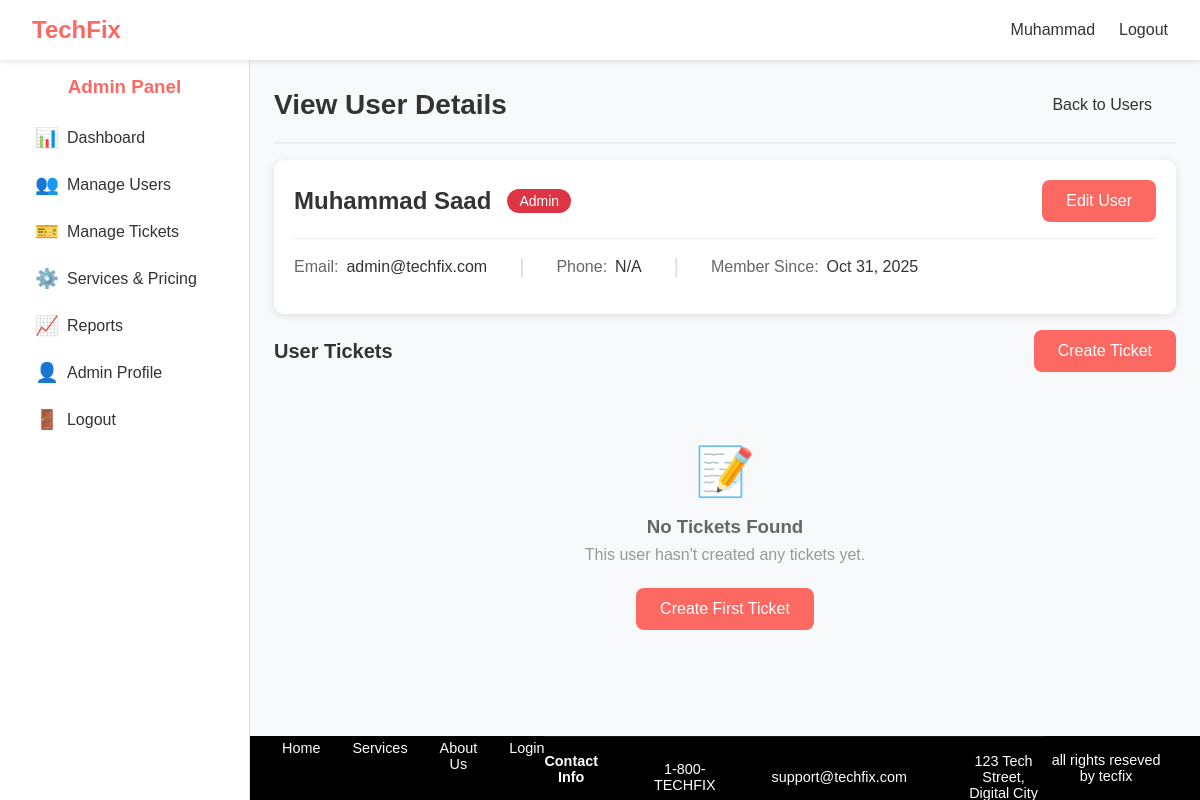
The page /admin/view_user.php?id=1 (signed in) on the database its author committed.
### tables this page shows
CREATE TABLE users (
    id INT AUTO_INCREMENT PRIMARY KEY,
    first_name VARCHAR(100) NOT NULL,
    last_name VARCHAR(100),
    email VARCHAR(150) NOT NULL UNIQUE,
    password VARCHAR(255) NOT NULL,
    phone VARCHAR(20),
    role ENUM('user', 'admin') DEFAULT 'user',
    profile_img VARCHAR(255) DEFAULT 'default.png',
    created_at TIMESTAMP DEFAULT CURRENT_TIMESTAMP,
    updated_at TIMESTAMP NULL ON UPDATE CURRENT_TIMESTAMP
);

### admin/view_user.php (the view, shortened to what this page needs)
<?php
require_once '../includes/db_connect.php';
$user_id = (int) $_GET['id'];
$sql = "SELECT * FROM users WHERE id = '$user_id'";
$result = mysqli_query($conn, $sql);
$user = mysqli_fetch_assoc($result);
$ticket_sql = "SELECT id, image, category, type, description, status, created_at
               FROM tickets
               WHERE user_id = '$user_id'
               ORDER BY created_at DESC";
$ticket_result = mysqli_query($conn, $ticket_sql);
include '../includes/head.php';
?>
<body>
    <?php include '../includes/header.php'; ?>
    <div class="dashboard-wrapper">
        <?php include 'sidebar.php'; ?>
        <div class="main-content view-user">
            <div class="user-top-bar">
                <div class="title-section">
                    <h1>View User Details</h1>
                </div>
                <div class="back-button">
                    <a href="manage_users.php" class="btn btn-secondary">
                        <i class="fas fa-arrow-left"></i> Back to Users
                    </a>
                </div>
            </div>
            <div class="user-info-section">
                <div class="user-header">
                    <div class="name-and-role">
                        <h2><?php echo htmlspecialchars($user['first_name'] . ' ' . $user['last_name']); ?></h2>
                        <span class="role-badge role-<?php echo strtolower($user['role']); ?>">
                            <?php echo ucfirst(htmlspecialchars($user['role'])); ?>
                        </span>
                    </div>
                    <div class="edit-button">
                        <a href="update_user.php?id=<?php echo $user_id; ?>" class="btn btn-primary">
                            <i class="fas fa-edit"></i> Edit User
                        </a>
                    </div>
                </div>
                <div class="user-details-bar">
                    <div class="detail-item">
                        <span class="label">Email:</span>
                        <span class="value"><?php echo htmlspecialchars($user['email']); ?></span>
                    </div>
                    <div class="detail-separator">|</div>
                    <div class="detail-item">
                        <span class="label">Phone:</span>
                        <span class="value"><?php echo htmlspecialchars($user['phone'] ?? 'N/A'); ?></span>
                    </div>
                    <div class="detail-separator">|</div>
                    <div class="detail-item">
                        <span class="label">Member Since:</span>
                        <span class="value"><?php echo date('M d, Y', strtotime($user['created_at'])); ?></span>
                    </div>
                </div>
            </div>
            <div class="tickets-section">
                <div class="section-header">
                    <h2>User Tickets</h2>
                    <a href="create_ticket.php?user_id=<?php echo $user_id; ?>" class="btn btn-primary">
                        <i class="fas fa-plus"></i> Create Ticket
                    </a>
                    </div>
                </div>
                <?php if ($ticket_result && mysqli_num_rows($ticket_result) > 0): ?>
                    <div class="table-container">
                        <table class="data-table">
                            <thead>
                                <tr>
                                    <th>ID</th>
                                    <th>Category</th>
                                    <th>Service</th>
                                    <th>Description</th>
                                    <th>Image</th>
                                    <th>Status</th>
                                    <th>Created</th>
                                    <th>Actions</th>
                                </tr>
                            </thead>
                            <tbody>
                                <?php while ($ticket = mysqli_fetch_assoc($ticket_result)): ?>
                                    <tr>
                                        <td>#<?php echo htmlspecialchars($ticket['id']); ?></td>
                                        <td><?php echo htmlspecialchars($ticket['category']); ?></td>
                                        <td><?php echo htmlspecialchars($ticket['type']); ?></td>
                                        <td><div class="description-preview" title="<?php echo htmlspecialchars($ticket['description']); ?>"><?php echo htmlspecialchars($ticket['description']); ?></div></td>
                                        <td>
                                            <?php if (!empty($ticket['image'])): ?>
                                                <img src="../uploads/tickets/<?php echo htmlspecialchars($ticket['image']); ?>" alt="Ticket Image" class="ticket-image" onclick="window.open(this.src)" />
                                            <?php else: ?>
                                                <span class="no-image">N/A</span>
                                            <?php endif; ?>
                                        </td>
                                        <td><span class="status-badge status-<?php echo strtolower($ticket['status']); ?>"><?php echo ucfirst(htmlspecialchars($ticket['status'])); ?></span></td>
                                        <td><?php echo date('M d, Y', strtotime($ticket['created_at'])); ?></td>
                                        <td class="action-buttons">
                                            <a href="view_ticket.php?id=<?php echo $ticket['id']; ?>" class="btn-small btn-view" title="View"><i class="fas fa-eye"></i>View</a>
                                            <a href="update_ticket.php?id=<?php echo $ticket['id']; ?>" class="btn-small btn-edit" title="Edit"><i class="fas fa-edit"></i>Update</a>
                                            <a href="#" onclick="deleteTicket(<?php echo $ticket['id']; ?>)" class="btn-small btn-danger" title="Delete"><i class="fas fa-trash"></i>Delete</a>
                                        </td>
                                    </tr>
                                <?php endwhile; ?>
                            </tbody>
                        </table>
                    </div>
                <?php else: ?>
                    <div class="empty-state">
                        <div class="empty-icon">📝</div>
                        <h3>No Tickets Found</h3>
                        <p>This user hasn't created any tickets yet.</p>
                        <a href="create_ticket.php?user_id=<?php echo $user_id; ?>" class="btn btn-primary">Create First Ticket</a>
                    </div>
                <?php endif; ?>
            </div>
        </div>
    <div id="deleteModal" class="modal">
        <div class="modal-content">
            <h2>Delete Ticket</h2>
            <p>Are you sure you want to delete this ticket? This action cannot be undone.</p>
            <div class="modal-actions">
                <button onclick="confirmDelete()" class="btn btn-danger">Delete</button>
                <button onclick="closeModal()" class="btn btn-secondary">Cancel</button>
            </div>
        </div>
    </div>
    <?php include '../includes/footer.php'; ?>
</body>
</html>

### css/style.css (style rules this page uses)
* { margin: 0; padding: 0; box-sizing: border-box; font-family: 'Poppins', sans-serif; }
body { min-height: 100vh; display: flex; flex-direction: column; background: #f5f7fa; color: #333; }
body:not(.landing-page) { overflow: hidden; }
.dashboard-wrapper { display: flex; flex: 1; margin-top: 60px; height: calc(100vh - 60px); margin-left: 250px; }
.main-content { flex: 1; padding: 2rem; overflow-y: auto; background: #f8f9fa; position: fixed; top: 60px; left: 250px; right: 0; bottom: 60px; }
.btn { display: inline-flex; align-items: center; padding: 0.75rem 1.5rem; border: none; border-radius: 8px; font-size: 1rem; font-weight: 500; cursor: pointer; transition: all 0.3s ease; text-decoration: none; }
.btn-primary { background: rgb(251, 105, 98); color: white; }
.btn-secondary { background: #f8f9fa; color: #333; }
.btn-danger { background: #dc3545; color: white; }
.empty-state { text-align: center; padding: 3rem 1rem; }
.empty-icon { font-size: 3rem; margin-bottom: 1rem; color: #ddd; }
.empty-state h3 { color: #666; margin-bottom: 0.5rem; }
.empty-state p { color: #999; margin-bottom: 1.5rem; }
.role-badge { padding: 0.25rem 0.75rem; border-radius: 20px; font-size: 0.875rem; font-weight: 500; }
.role-admin { background: #dc3545; color: white; }
.view-user { padding: 1.5rem; display: flex; flex-direction: column; height: 100%; }
.user-top-bar { display: flex; justify-content: space-between; align-items: center; padding-bottom: 1rem; margin-bottom: 1rem; border-bottom: 2px solid #eee; }
.user-top-bar h1 { font-size: 1.75rem; color: #333; margin: 0; }
.user-info-section { background: white; border-radius: 10px; padding: 1.25rem; margin-bottom: 1rem; box-shadow: 0 2px 8px rgba(0,0,0,0.1); }
.user-header { display: flex; justify-content: space-between; align-items: center; margin-bottom: 1rem; }
.name-and-role { display: flex; align-items: center; gap: 1rem; }
.name-and-role h2 { font-size: 1.5rem; margin: 0; color: #333; }
.user-details-bar { display: flex; align-items: center; gap: 2rem; padding: 1rem 0; border-top: 1px solid #eee; }
.detail-item { display: flex; align-items: center; gap: 0.5rem; }
.detail-item .label { color: #666; font-weight: 500; }
.detail-item .value { color: #333; }
.detail-separator { color: #ddd; font-size: 1.25rem; }
.role-badge { padding: 0.25rem 0.75rem; border-radius: 50px; font-size: 0.875rem; font-weight: 500; }
.section-header { display: flex; justify-content: space-between; align-items: center; margin-bottom: 1.5rem; }
.section-header h2 { font-size: 1.25rem; margin: 0; color: #333; }

### rows shown on the page
users: first_name+last_name "Muhammad Saad", role "Admin", email "admin@techfix.com", phone "N/A", created_at "Oct 31, 2025"

### other values the page prints
$_SESSION['user']['first_name'] "Muhammad"
